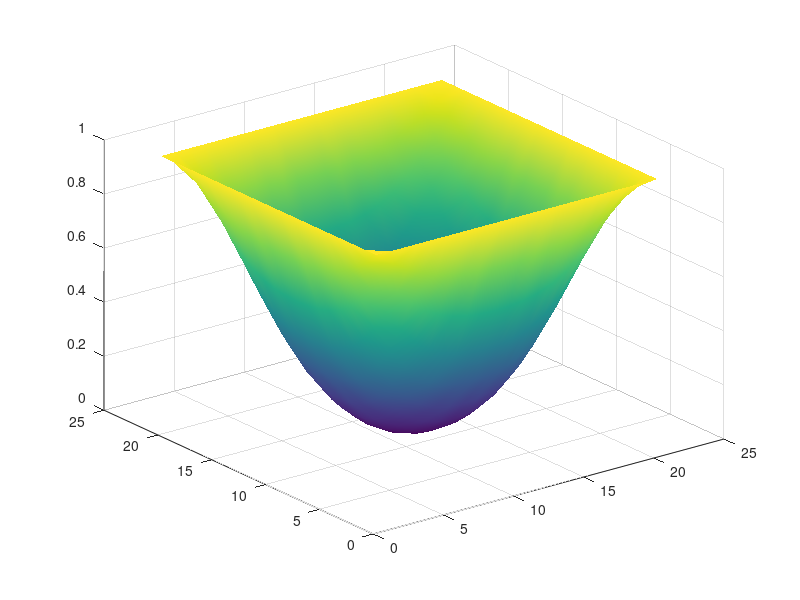

Recreate this plot in MATLAB. (Note: this script raises an error after producing the figure.)
% Auto-generated MATLAB script
field = [ ...
    1.00000000E+00   1.00000000E+00   1.00000000E+00   1.00000000E+00   1.00000000E+00   1.00000000E+00   1.00000000E+00   1.00000000E+00   1.00000000E+00   1.00000000E+00   1.00000000E+00   1.00000000E+00   1.00000000E+00   1.00000000E+00   1.00000000E+00   1.00000000E+00   1.00000000E+00   1.00000000E+00   1.00000000E+00   1.00000000E+00   1.00000000E+00; ...
    1.00000000E+00   9.59564686E-01   9.21656728E-01   8.88209701E-01   8.60668480E-01   8.39257896E-01   8.23824644E-01   8.13340008E-01   8.06903720E-01   8.03442180E-01   8.02391410E-01   8.03442180E-01   8.06903720E-01   8.13340008E-01   8.23824644E-01   8.39257896E-01   8.60668480E-01   8.88209701E-01   9.21656728E-01   9.59564686E-01   1.00000000E+00; ...
    1.00000000E+00   9.21656728E-01   8.48071098E-01   7.83406913E-01   7.29854524E-01   6.88563168E-01   6.58506691E-01   6.38347387E-01   6.25784039E-01   6.19170308E-01   6.17068887E-01   6.19170308E-01   6.25784039E-01   6.38347387E-01   6.58506691E-01   6.88563168E-01   7.29854524E-01   7.83406913E-01   8.48071098E-01   9.21656728E-01   1.00000000E+00; ...
    1.00000000E+00   8.88209701E-01   7.83406913E-01   6.90994859E-01   6.14900172E-01   5.55819631E-01   5.13231397E-01   4.84355241E-01   4.66622651E-01   4.57111448E-01   4.54213977E-01   4.57111448E-01   4.66622651E-01   4.84355241E-01   5.13231397E-01   5.55819631E-01   6.14900172E-01   6.90994859E-01   7.83406973E-01   8.88209701E-01   1.00000000E+00; ...
    1.00000000E+00   8.60668480E-01   7.29854524E-01   6.14900172E-01   5.19823790E-01   4.46514338E-01   3.93269956E-01   3.57552528E-01   3.35362643E-01   3.23665947E-01   3.19972485E-01   3.23665947E-01   3.35362643E-01   3.57552528E-01   3.93269956E-01   4.46514368E-01   5.19823730E-01   6.14900172E-01   7.29854524E-01   8.60668480E-01   1.00000000E+00; ...
    1.00000000E+00   8.39257896E-01   6.88563168E-01   5.55819631E-01   4.46514338E-01   3.61823857E-01   3.00771028E-01   2.59504855E-01   2.34150305E-01   2.20609114E-01   2.16460645E-01   2.20609114E-01   2.34150305E-01   2.59504884E-01   3.00771028E-01   3.61823827E-01   4.46514368E-01   5.55819631E-01   6.88563168E-01   8.39257896E-01   1.00000000E+00; ...
    1.00000000E+00   8.23824644E-01   6.58506691E-01   5.13231397E-01   3.93269956E-01   3.00771028E-01   2.33771861E-01   1.88819081E-01   1.60997629E-01   1.46309748E-01   1.41706318E-01   1.46309748E-01   1.60997629E-01   1.88819110E-01   2.33771861E-01   3.00771028E-01   3.93269956E-01   5.13231397E-01   6.58506691E-01   8.23824644E-01   1.00000000E+00; ...
    1.00000000E+00   8.13340008E-01   6.38347387E-01   4.84355241E-01   3.57552528E-01   2.59504855E-01   1.88819081E-01   1.41188756E-01   1.11909427E-01   9.63370800E-02   9.15408656E-02   9.63370726E-02   1.11909434E-01   1.41188756E-01   1.88819110E-01   2.59504884E-01   3.57552499E-01   4.84355211E-01   6.38347387E-01   8.13340008E-01   1.00000000E+00; ...
    1.00000000E+00   8.06903720E-01   6.25784039E-01   4.66622651E-01   3.35362643E-01   2.34150305E-01   1.60997629E-01   1.11909427E-01   8.16191211E-02   6.56091496E-02   6.06201664E-02   6.56091496E-02   8.16191211E-02   1.11909434E-01   1.60997629E-01   2.34150305E-01   3.35362643E-01   4.66622621E-01   6.25784039E-01   8.06903720E-01   1.00000000E+00; ...
    1.00000000E+00   8.03442180E-01   6.19170308E-01   4.57111448E-01   3.23665947E-01   2.20609114E-01   1.46309748E-01   9.63370800E-02   6.56091496E-02   4.93067056E-02   4.42701019E-02   4.93067056E-02   6.56091496E-02   9.63370726E-02   1.46309748E-01   2.20609114E-01   3.23665947E-01   4.57111448E-01   6.19170308E-01   8.03442180E-01   1.00000000E+00; ...
    1.00000000E+00   8.02391410E-01   6.17068887E-01   4.54213977E-01   3.19972485E-01   2.16460645E-01   1.41706318E-01   9.15408656E-02   6.06201664E-02   4.42701019E-02   3.91858667E-02   4.42701019E-02   6.06201664E-02   9.15408656E-02   1.41706303E-01   2.16460660E-01   3.19972456E-01   4.54213977E-01   6.17068887E-01   8.02391410E-01   1.00000000E+00; ...
    1.00000000E+00   8.03442180E-01   6.19170308E-01   4.57111448E-01   3.23665947E-01   2.20609114E-01   1.46309748E-01   9.63370726E-02   6.56091496E-02   4.93067056E-02   4.42701019E-02   4.93067056E-02   6.56091496E-02   9.63370726E-02   1.46309748E-01   2.20609114E-01   3.23665947E-01   4.57111448E-01   6.19170308E-01   8.03442180E-01   1.00000000E+00; ...
    1.00000000E+00   8.06903720E-01   6.25784039E-01   4.66622651E-01   3.35362643E-01   2.34150305E-01   1.60997629E-01   1.11909434E-01   8.16191211E-02   6.56091496E-02   6.06201664E-02   6.56091496E-02   8.16191211E-02   1.11909434E-01   1.60997629E-01   2.34150305E-01   3.35362643E-01   4.66622621E-01   6.25784039E-01   8.06903720E-01   1.00000000E+00; ...
    1.00000000E+00   8.13340008E-01   6.38347387E-01   4.84355241E-01   3.57552528E-01   2.59504884E-01   1.88819110E-01   1.41188756E-01   1.11909434E-01   9.63370726E-02   9.15408656E-02   9.63370726E-02   1.11909434E-01   1.41188756E-01   1.88819110E-01   2.59504884E-01   3.57552499E-01   4.84355211E-01   6.38347387E-01   8.13340008E-01   1.00000000E+00; ...
    1.00000000E+00   8.23824644E-01   6.58506691E-01   5.13231397E-01   3.93269956E-01   3.00771028E-01   2.33771861E-01   1.88819110E-01   1.60997629E-01   1.46309748E-01   1.41706303E-01   1.46309748E-01   1.60997629E-01   1.88819110E-01   2.33771861E-01   3.00771028E-01   3.93269956E-01   5.13231397E-01   6.58506691E-01   8.23824644E-01   1.00000000E+00; ...
    1.00000000E+00   8.39257896E-01   6.88563168E-01   5.55819631E-01   4.46514368E-01   3.61823827E-01   3.00771028E-01   2.59504884E-01   2.34150305E-01   2.20609114E-01   2.16460660E-01   2.20609114E-01   2.34150305E-01   2.59504884E-01   3.00771028E-01   3.61823857E-01   4.46514368E-01   5.55819631E-01   6.88563168E-01   8.39257896E-01   1.00000000E+00; ...
    1.00000000E+00   8.60668480E-01   7.29854524E-01   6.14900172E-01   5.19823730E-01   4.46514368E-01   3.93269956E-01   3.57552499E-01   3.35362643E-01   3.23665947E-01   3.19972456E-01   3.23665947E-01   3.35362643E-01   3.57552499E-01   3.93269956E-01   4.46514368E-01   5.19823730E-01   6.14900172E-01   7.29854524E-01   8.60668480E-01   1.00000000E+00; ...
    1.00000000E+00   8.88209701E-01   7.83406913E-01   6.90994859E-01   6.14900172E-01   5.55819631E-01   5.13231397E-01   4.84355211E-01   4.66622621E-01   4.57111448E-01   4.54213977E-01   4.57111448E-01   4.66622621E-01   4.84355211E-01   5.13231397E-01   5.55819631E-01   6.14900172E-01   6.90994859E-01   7.83406973E-01   8.88209701E-01   1.00000000E+00; ...
    1.00000000E+00   9.21656728E-01   8.48071098E-01   7.83406973E-01   7.29854524E-01   6.88563168E-01   6.58506691E-01   6.38347387E-01   6.25784039E-01   6.19170308E-01   6.17068887E-01   6.19170308E-01   6.25784039E-01   6.38347387E-01   6.58506691E-01   6.88563168E-01   7.29854524E-01   7.83406973E-01   8.48071098E-01   9.21656728E-01   1.00000000E+00; ...
    1.00000000E+00   9.59564686E-01   9.21656728E-01   8.88209701E-01   8.60668480E-01   8.39257896E-01   8.23824644E-01   8.13340008E-01   8.06903720E-01   8.03442180E-01   8.02391410E-01   8.03442180E-01   8.06903720E-01   8.13340008E-01   8.23824644E-01   8.39257896E-01   8.60668480E-01   8.88209701E-01   9.21656728E-01   9.59564686E-01   1.00000000E+00; ...
    1.00000000E+00   1.00000000E+00   1.00000000E+00   1.00000000E+00   1.00000000E+00   1.00000000E+00   1.00000000E+00   1.00000000E+00   1.00000000E+00   1.00000000E+00   1.00000000E+00   1.00000000E+00   1.00000000E+00   1.00000000E+00   1.00000000E+00   1.00000000E+00   1.00000000E+00   1.00000000E+00   1.00000000E+00   1.00000000E+00   1.00000000E+00 ];

% Surface plot (auto-generated)
[ny, nx] = size(field);
[X, Y] = meshgrid(1:nx, 1:ny);
fig = figure('Color','w');
ax = axes('Parent', fig);
h = surf(ax, X, Y, field);
shading(ax, 'interp');
colormap(ax, parula);
cb = colorbar(ax);
cb.Label.String = 'field value';
grid(ax, 'on');
box(ax, 'on');
axis(ax, 'tight');
view(ax, 45, 30);
xlabel(ax, 'i (x index)');
ylabel(ax, 'j (y index)');
zlabel(ax, 'field');
title(ax, sprintf('field (%d x %d)', ny, nx));
set(ax, 'FontSize', 12, 'LineWidth', 1);
set(h, 'EdgeColor', 'k');
drawnow;
